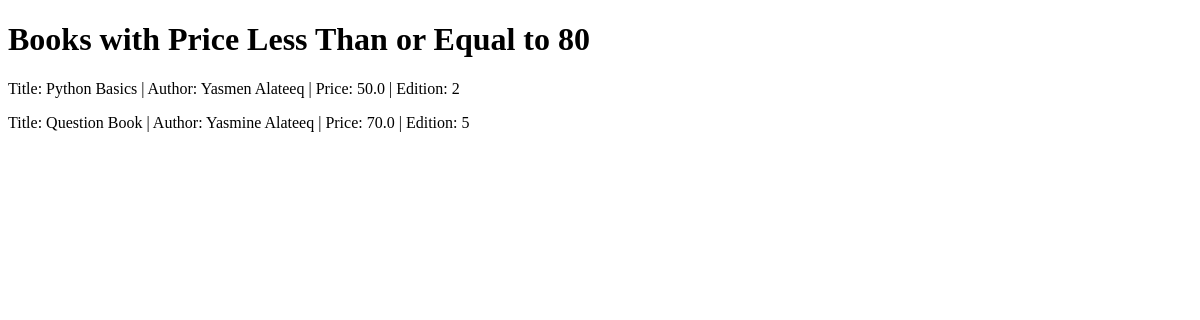
The app's page /books/lab8/task1, older data.
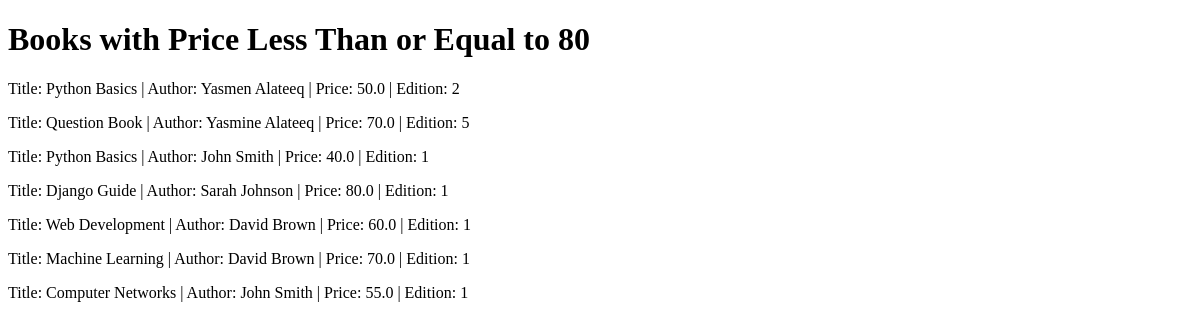
The same page, newer data.
### apps/bookmodule/models.py (models this page shows, shortened)
class Book(models.Model):
    title = models.CharField(max_length=50)
    author = models.CharField(max_length=50)
    price = models.FloatField(default=0.0)
    edition = models.SmallIntegerField(default=1)
    quantity = models.IntegerField(default=1)
    pubdate = models.DateTimeField(null=True, blank=True)
    rating = models.SmallIntegerField(default=1)
    publisher = models.ForeignKey(
        Publisher,
        null=True,
        on_delete=models.SET_NULL,
        related_name='books'
    )
    authors = models.ManyToManyField(Author, blank=True)

### apps/bookmodule/views.py (the view)
# urls.py: path('lab8/task1', views.lab8_task1, name='lab8_task1'),
def lab8_task1(request):
    books = Book.objects.filter(Q(price__lte=80))
    return render(request, 'bookmodule/lab8_book_list.html', {
        'books': books,
        'heading': 'Books with Price Less Than or Equal to 80'
    })

### apps/templates/bookmodule/lab8_book_list.html (shortened to what this page needs)
<!DOCTYPE html>
<html>
<head>
</head>
<body>
     <h1>{{ heading }}</h1>
     {% for book in books %}
     <p>
          Title: {{ book.title }} |
          Author: {{ book.author }} |
          Price: {{ book.price }} |
          Edition: {{ book.edition }}
     </p>
     {% empty %}
     <p>No books found.</p>
     {% endfor %}
</body>
</html>

Row changes from the older to the newer data that the page shows:
added Book: title "Python Basics", author "John Smith", price "40.0", edition "1"
added Book: title "Django Guide", author "Sarah Johnson", price "80.0", edition "1"
added Book: title "Web Development", author "David Brown", price "60.0", edition "1"
added Book: title "Machine Learning", author "David Brown", price "70.0", edition "1"
added Book: title "Computer Networks", author "John Smith", price "55.0", edition "1"
